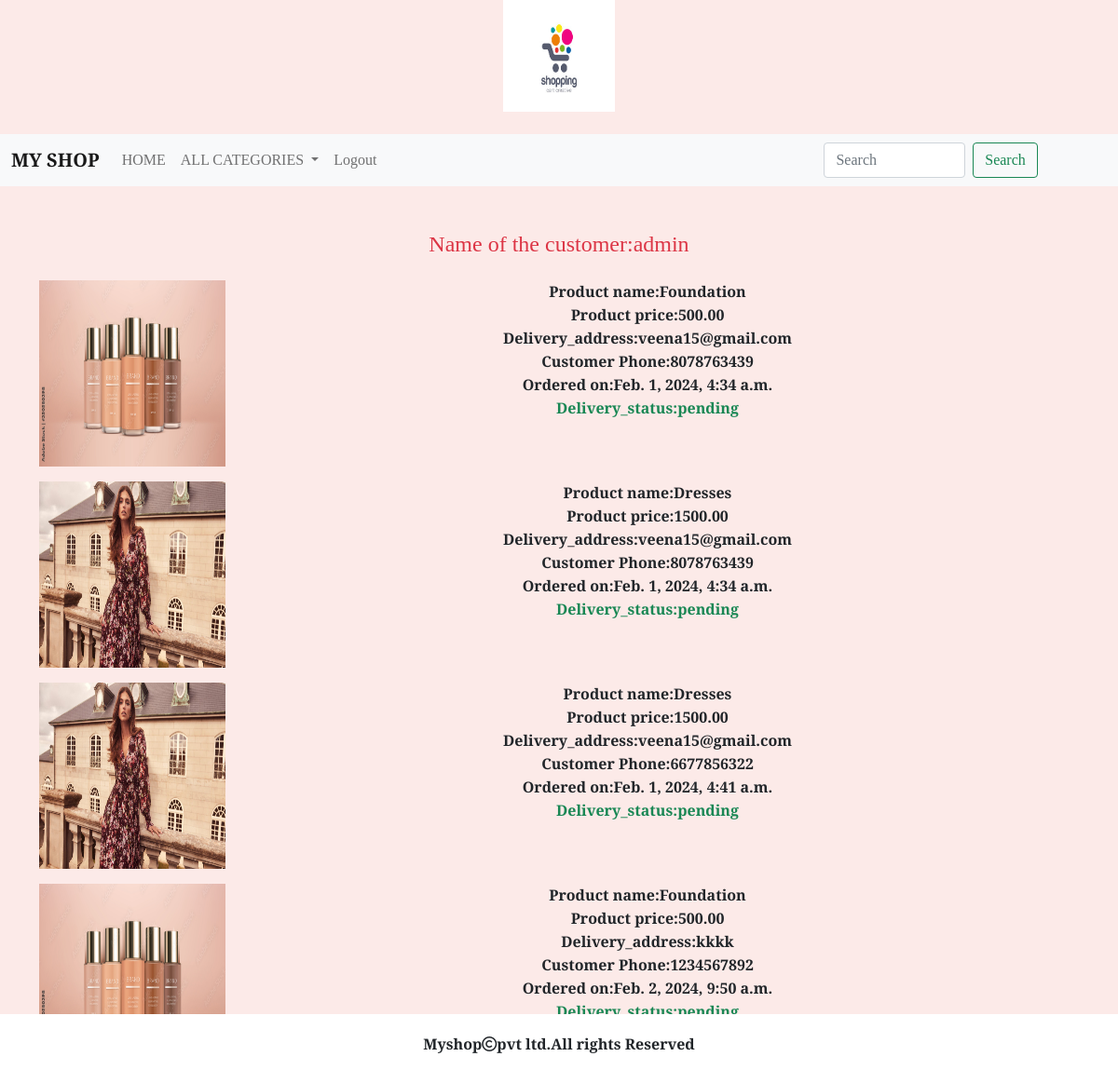
/cart/orderview (signed in), run on the app's committed database.
### cart/models.py (models this page shows, shortened)
class Order(models.Model):
    user=models.ForeignKey(User,on_delete=models.CASCADE)
    product = models.ForeignKey(Product, on_delete=models.CASCADE)
    no_of_items=models.IntegerField()
    address=models.TextField()
    phone = models.IntegerField()
    ordered_date=models.DateTimeField(auto_now_add=True)
    order_status=models.CharField(max_length=20,default="pending")
    delivery_status = models.CharField(max_length=20, default="pending")

### shop/models.py (models this page shows, shortened)
class Product(models.Model):
    name = models.CharField(max_length=20)
    desc = models.TextField()
    image = models.ImageField(upload_to="images/category", null=True, blank=True)
    price = models.DecimalField(max_digits=10,decimal_places=2)
    category = models.ForeignKey(Category,on_delete=models.CASCADE)
    stock = models.IntegerField()
    available = models.BooleanField(default=True)
    created = models.DateTimeField(auto_now_add=True)
    updated = models.DateTimeField(auto_now=True)

### cart/views.py (the view)
# urls.py: path('orderview',views.orderview,name="orderview"),
@login_required
def orderview(request):
    u=request.user
    o = Order.objects.filter(user=u)
    return render(request,'orderview.html',{'o':o,'u':u.username})

### cart/context_processors.py (called while the page is built)
def total(request):
    item_count=0
    if request.user:
        u=request.user
        try:
           cart=Cart.objects.filter(user=u)
           for i in cart:
               item_count+=i.quantity
        except:
           item_count=0
    return{'count':item_count}

### shop/context_processors.py (called while the page is built)
def menu_links(request):
    c=Category.objects.all()
    return {'links':c}

### templates/orderview.html
 <!DOCTYPE html>
{% extends 'base.html' %}
{% load static %}
{% block content %}
<div class="container">
    <div class="row mt-5">
        <h4 class="text-center text-danger">Name of the customer:{{u}}</h4>
        {% for i in o %}
        <div class="col-sm-4 mt-3">
            <img src="{{i.product.image.url}}" height="200px" width="200px">
        </div>
        <div class="col-sm-6 text-center mt-3">
            <b>Product name:{{i.product.name}}</b><br>
            <b>Product price:{{i.product.price}}</b><br>
            <b>Delivery_address:{{i.address}}</b><br>
            <b>Customer Phone:{{i.phone}}</b><br>
            <b>Ordered on:{{i.ordered_date}}</b><br>
            <b class="text-success">Delivery_status:{{i.delivery_status}}</b><br>
        </div>
        {% endfor %}
    </div>
</div>
{% endblock %}

### templates/base.html (shortened to what this page needs)
<!DOCTYPE html>
{% load static %}
<html lang="en">
<head>
     <link href="https://cdn.jsdelivr.net/npm/bootstrap@5.0.2/dist/css/bootstrap.min.css" rel="stylesheet">
    <link rel="stylesheet" href="{% static 'css/style.css' %}">
    <link rel="stylesheet" href="https://cdnjs.cloudflare.com/ajax/libs/font-awesome/6.5.1/css/all.min.css" />
</head>
<body>
<header>
    <div class="container-fluid">
        <center><img src="{% static 'images/logo.png' %}" height="120px" width="120px"></center>
    </div>
<br>
<nav class="navbar navbar sticky-top navbar-expand-lg navbar-light bg-light" >
  <div class="container-fluid">
    <a class="navbar-brand" href="#"><b>MY SHOP</b></a>
    <div class="collapse navbar-collapse" id="navbarSupportedContent">
      <ul class="navbar-nav me-auto mb-2 mb-lg-0">
        <li class="nav-item">
          <a class="nav-link " aria-current="page" href="{% url 'shop:category' %}">HOME</a>
        </li>
        <li class="nav-item dropdown">
          <a class="nav-link dropdown-toggle" href="#" id="navbarDropdown" role="button" data-bs-toggle="dropdown" aria-expanded="false">
            ALL CATEGORIES
          </a>
        </li>
        {% if user.is_authenticated %}
           <li class="nav-item">
            <a class="nav-link" href="{% url 'shop:logout' %}">Logout</a>
        </li>
             {% endif %}
      </ul>
      <form class="d-flex" method="POST" action="{% url 'search:search' %}">
        <input class="form-control me-2" type="search" name="q" placeholder="Search" aria-label="Search">
        <button class="btn btn-outline-success" type="submit">Search</button>
      </form>
    </div>
  </div>
</nav>
</header>
{% block content %}
{% endblock %}
<footer>
    <div class="footer">
        <center><p><b>Myshop<i class="fa-regular fa-copyright"></i>pvt ltd.All rights Reserved</b></p></center>
    </div>
</footer>
</body>
</html>

### static/css/style.css (style rules this page uses)
body { font-family: 'Playfair Display', serif; background-color:#fceae8 }
.footer { height:60px; width:100%; text-align:center; background-color:white; position:fixed; bottom:0; left:0; padding:20px; }
.form-control { width:50%; }

### data on the page
Order: product.image (picture), product.name "Foundation", product.price "500.00", address "veena15@gmail.com", phone "8078763439", ordered_date "Feb. 1, 2024, 4:34 a.m.", delivery_status "pending"
Order: product.image (picture), product.name "Dresses", product.price "1500.00", address "veena15@gmail.com", phone "8078763439", ordered_date "Feb. 1, 2024, 4:34 a.m.", delivery_status "pending"
Order: product.image (picture), product.name "Dresses", product.price "1500.00", address "veena15@gmail.com", phone "6677856322", ordered_date "Feb. 1, 2024, 4:41 a.m.", delivery_status "pending"
Order: product.image (picture), product.name "Foundation", product.price "500.00", address "kkkk", phone "1234567892", ordered_date "Feb. 2, 2024, 9:50 a.m.", delivery_status "pending"

### other printed values
{{ u }} "admin"
